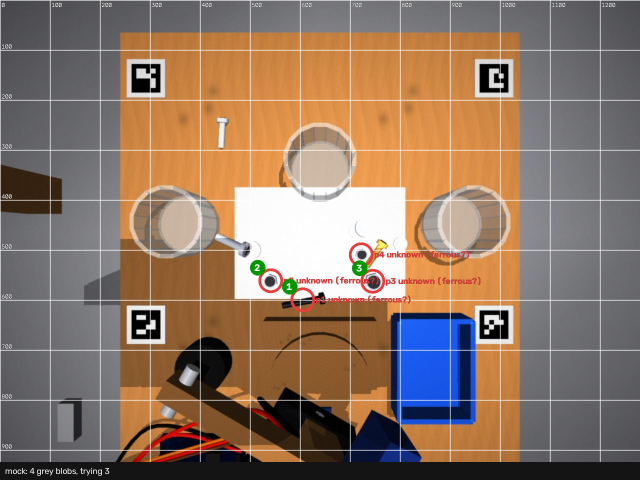
#> input picture runs/20260918-232949/round1_plan.png, 1280 x 960 px (shown at 1/2 size)
$ python -i calibrate_door.py   (imports and definitions only)
#> lines starting #> are read from the running program, lines starting #| are printed output that depends on the picture; after the words box and inside, x2 and y2 are one past the last pixel; in counts of white or black regions, pixels touching at a corner belong together
#> further down, picture is the input picture: shape (960, 1280, 3); mean B, G, R 101.1, 118, 141.7
"""Camera-verified calibration of the continuous-servo door (pin 6 timed pulses). Owner: integrator.

    cd ~/robotics && .venv/bin/python -m line.tools.calibrate_door --speeds 25,40,60,80,100 [--box 420,120,720,330]

For each speed: from CLOSED, nudge towards OPEN in small steps until the camera sees the paddle stop moving (it is
against the wall), then the same from OPEN towards CLOSED. Pulse = converged time + margin, so both positions end on
their stop. Then 3 full cycles are run and the frames of equal states compared: the residual must stay under `thr`.
Config is written through the panel API after each speed that passes; the panel must be running on :8800 and the sorting
loop stopped. Nothing here runs faster than the given speeds and every spin is followed by a stop.
"""

from __future__ import annotations

import argparse
import os
import json
import time
import urllib.request

import cv2
import numpy as np

PANEL = "http://127.0.0.1:8800"
DEBUG = "/private/tmp/claude-501/-Users-jaumepuig-Documents-leads-gpt/5bfec454-67e6-4f65-934f-94fe28c87f85/scratchpad/cal"
UNO = "http://127.0.0.1:8765"


def api(path: str, body: dict | None = None):
    req = urllib.request.Request(PANEL + path, data=json.dumps(body).encode() if body is not None else None, headers={"Content-Type": "application/json"}, method="POST" if body is not None else "GET")
    return json.loads(urllib.request.urlopen(req, timeout=10).read())


def uno(line: str) -> None:
    urllib.request.urlopen(urllib.request.Request(f"{UNO}/cmd?line={urllib.parse.quote(line)}", method="POST"), timeout=5).read()


import urllib.parse  # noqa: E402


def full_frame():
    b = urllib.request.urlopen(PANEL + "/snapshot.jpg", timeout=5).read()
    return cv2.imdecode(np.frombuffer(b, np.uint8), cv2.IMREAD_COLOR)


def find_servo(img) -> tuple[int, int] | None:
    """Centroid of the blue SG90 body: saturated blue, compact (not text strokes, not the teal PCB)."""
    hsv = cv2.cvtColor(img, cv2.COLOR_BGR2HSV)
#> hsv: shape (960, 1280, 3); mean H, S, V 60.4, 81.9, 148.9
    m = cv2.inRange(hsv, (100, 120, 60), (125, 255, 255))
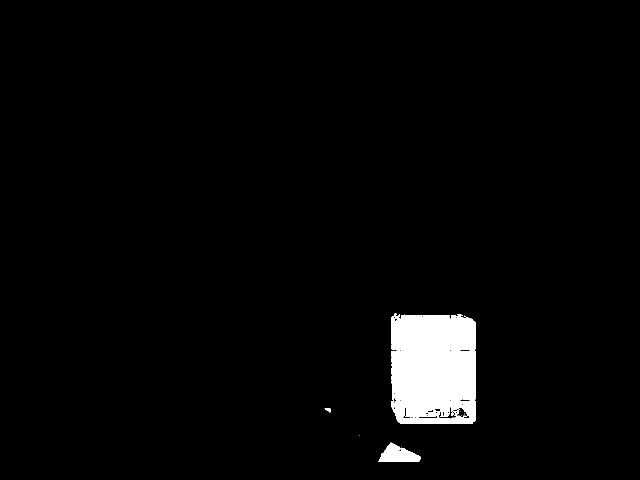
#> m: shape (960, 1280) (shown at 1/2 size); 2.9% white; 28 white regions (12 under 20 px), largest, box (x1, y1, x2, y2) and area: (801, 701, 900, 800) 9801, (801, 630, 900, 700) 6870, (901, 701, 951, 800) 4905
    m = cv2.morphologyEx(m, cv2.MORPH_OPEN, np.ones((7, 7), np.uint8))
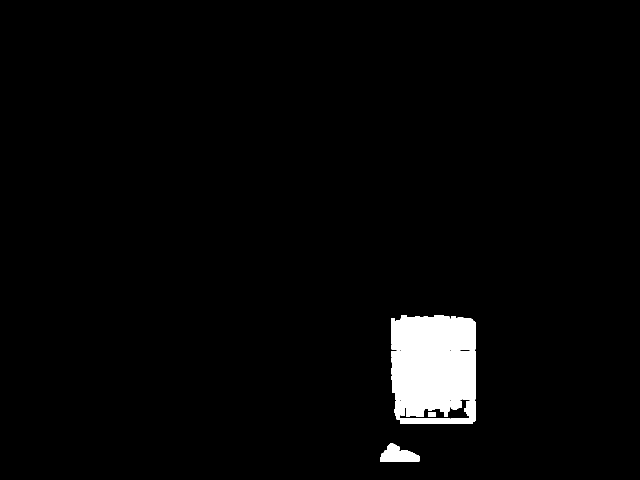
#> m: shape (960, 1280) (shown at 1/2 size); 2.8% white; 15 white regions, largest, box (x1, y1, x2, y2) and area: (801, 701, 900, 800) 9801, (801, 630, 900, 700) 6677, (901, 701, 951, 800) 4901
    n, lab, st, cen = cv2.connectedComponentsWithStats(m)
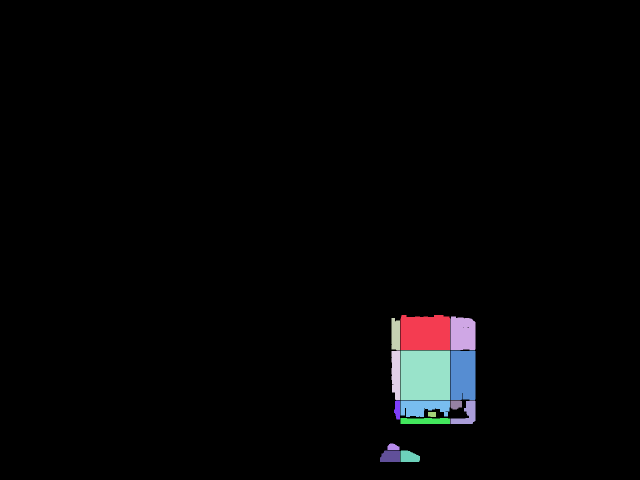
#> lab: shape (960, 1280) int32 (shown at 1/2 size); 16 distinct labels, from 0 to 15; one colour per label, 0 black
#> n = 16; st = 16 rows, first 6: [0, 0, 1280, 960, 1194064], [801, 630, 99, 70, 6677], [901, 633, 50, 67, 3178], [783, 636, 17, 64, 1025], [783, 701, 17, 99, 1524], [801, 701, 99, 99, 9801]; cen = 16 rows, first 8: [633, 471.8], [850.1, 665.8], [925, 667.4], [790.9, 668.7], [791.6, 747.2], [850, 750], [925.5, 749.9], [794.5, 818.9]
    best = None
    for i in range(1, n):
        x, y, w, h, area = st[i]
        if not (300 <= area <= 8000):
            continue
        fill = area / max(w * h, 1)
        aspect = max(w, h) / max(min(w, h), 1)
        if fill < 0.55 or aspect > 3.0:
            continue  # text, wires, PCB traces
        score = area * fill
        if best is None or score > best[0]:
            best = (score, int(cen[i][0]), int(cen[i][1]), (int(x), int(y), int(w), int(h), int(area), round(fill, 2)))
#> this loop made 15 passes
#> (x, y, w, h, area, fill, aspect, score) on pass 1: (801, 630, 99, 70, 6677, 0.963, 1.41, 6433.2)
#> (x, y, w, h, area, fill, aspect, score) on passes 2, 6, 8, 9, 14, 15: (901, 633, 50, 67, 3178, 0.949, 1.34, 3014.8), (901, 701, 50, 99, 4901, 0.99, 1.98, 4852.5), (801, 801, 99, 33, 2550, 0.781, 3, 1990.4), (901, 801, 23, 18, 368, 0.889, 1.28, 327.1), (760, 901, 40, 23, 852, 0.926, 1.74, 789), (801, 901, 39, 23, 754, 0.841, 1.7, 633.8)
    if best is None:
        return None
    print(f"servo candidate bbox x,y,w,h,area,fill = {best[3]}")
#| servo candidate bbox x,y,w,h,area,fill = (801, 630, 99, 70, 6677, 0.96)
    return best[1], best[2]


# [12 lines left out: functions auto_box, frame, not called in this run]


def diff(a, b) -> float:
    """Number of pixels that changed by more than 20 levels: a thin white paddle moving is thousands, noise is tens."""
    return float((np.abs(a - b).max(axis=2) > 20).sum())


# [8 lines left out: function spin, not called in this run]


def settle(box, n=2, dt=0.35):
    time.sleep(dt)
    return frame(box)


# [93 lines left out: functions converge, main, not called in this run]


# [2 lines not run here, left out]

>>> import cv2
>>> picture = cv2.imread('../../../runs/20260918-232949/round1_plan.png')
>>> result = find_servo(picture)
#> result = (850, 665)
